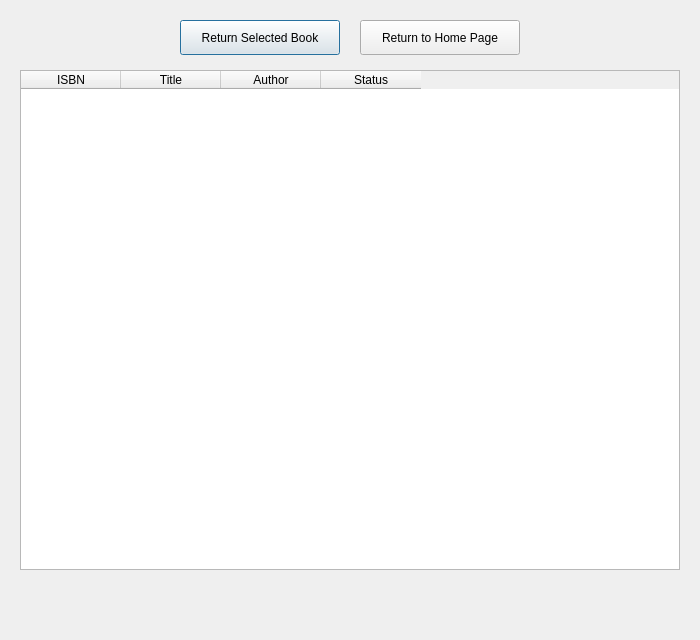
<?xml version="1.0" encoding="UTF-8"?>
<ui version="4.0">
 <class>returnwindow</class>
 <widget class="QDialog" name="returnwindow">
  <property name="geometry">
   <rect>
    <x>0</x>
    <y>0</y>
    <width>700</width>
    <height>640</height>
   </rect>
  </property>
  <property name="windowTitle">
   <string>Return a Book</string>
  </property>
  
  <!-- Table to show borrowed books -->
  <widget class="QTableWidget" name="tableWidget">
   <property name="geometry">
    <rect>
     <x>20</x>
     <y>70</y>
     <width>660</width>
     <height>500</height>
    </rect>
   </property>
   <column>
    <property name="text">
     <string>ISBN</string>
    </property>
   </column>
   <column>
    <property name="text">
     <string>Title</string>
    </property>
   </column>
   <column>
    <property name="text">
     <string>Author</string>
    </property>
   </column>
   <column>
    <property name="text">
     <string>Status</string>
    </property>
   </column>
  </widget>

  <!-- Return selected book button -->
  <widget class="QPushButton" name="returnButton">
   <property name="geometry">
    <rect>
     <x>180</x>
     <y>20</y>
     <width>160</width>
     <height>35</height>
    </rect>
   </property>
   <property name="text">
    <string>Return Selected Book</string>
   </property>
  </widget>

  <!-- Exit button -->
  <widget class="QPushButton" name="exitButton">
   <property name="geometry">
    <rect>
     <x>360</x>
     <y>20</y>
     <width>160</width>
     <height>35</height>
    </rect>
   </property>
   <property name="text">
    <string>Return to Home Page</string>
   </property>
  </widget>

 </widget>
 <resources/>
 <connections/>
</ui>
